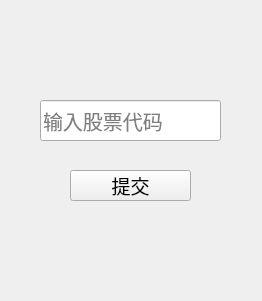
<?xml version="1.0" encoding="UTF-8"?>
<ui version="4.0">
 <class>DownloadWindow</class>
 <widget class="QWidget" name="DownloadWindow">
  <property name="geometry">
   <rect>
    <x>0</x>
    <y>0</y>
    <width>262</width>
    <height>301</height>
   </rect>
  </property>
  <property name="minimumSize">
   <size>
    <width>262</width>
    <height>301</height>
   </size>
  </property>
  <property name="maximumSize">
   <size>
    <width>262</width>
    <height>301</height>
   </size>
  </property>
  <property name="windowTitle">
   <string>下载股票数据</string>
  </property>
  <widget class="QLineEdit" name="inputLine">
   <property name="geometry">
    <rect>
     <x>40</x>
     <y>100</y>
     <width>181</width>
     <height>41</height>
    </rect>
   </property>
   <property name="font">
    <font>
     <family>黑体</family>
     <pointsize>15</pointsize>
    </font>
   </property>
   <property name="placeholderText">
    <string>输入股票代码</string>
   </property>
  </widget>
  <widget class="QPushButton" name="pushButton">
   <property name="geometry">
    <rect>
     <x>70</x>
     <y>170</y>
     <width>121</width>
     <height>31</height>
    </rect>
   </property>
   <property name="font">
    <font>
     <family>黑体</family>
     <pointsize>14</pointsize>
    </font>
   </property>
   <property name="text">
    <string>提交</string>
   </property>
  </widget>
 </widget>
 <resources/>
 <connections>
  <connection>
   <sender>inputLine</sender>
   <signal>returnPressed()</signal>
   <receiver>pushButton</receiver>
   <slot>click()</slot>
   <hints>
    <hint type="sourcelabel">
     <x>131</x>
     <y>115</y>
    </hint>
    <hint type="destinationlabel">
     <x>134</x>
     <y>181</y>
    </hint>
   </hints>
  </connection>
 </connections>
</ui>
